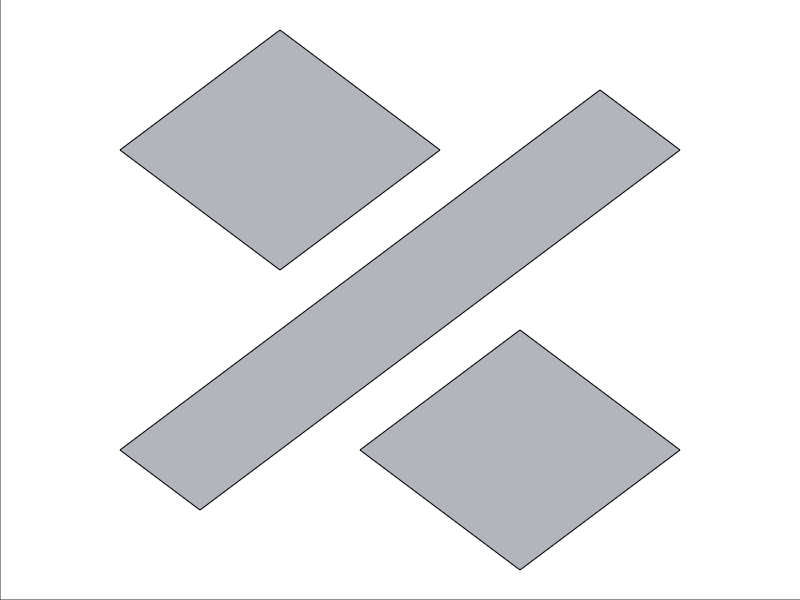

Recreate this plot in MATLAB. (Note: this script raises an error after producing the figure.)
%close level selection interface
close all

%establish wall positions
%          x1   y1    x2     y2
walls = [  1.5  2.5   2.5   1.5; ...
           1.5  2.5   7.5   8.5; ...
           7.5  8.5   8.5   7.5; ...
           8.5  7.5   2.5   1.5; ...
           3.5  5.5   5.5   7.5; ...
           5.5  7.5   3.5   9.5; ...
           3.5  9.5   1.5   7.5; ...
           1.5  7.5   3.5   5.5; ...
           6.5  0.5   8.5   2.5; ...
           8.5  2.5   6.5   4.5; ...
           6.5  4.5   4.5   2.5; ...
           4.5  2.5   6.5   0.5];
           
%define initial velocity, timestep, and coefficient of restitution
coefficient_of_restitution = 1;
timestep = 0.1;
v0 = 1.0;

%set the axis field to 10 x 10
fig = figure('Color', 'white');
axis ([0 10 0 10]);
set(fig, 'Position', [440 378 500 500])
set(gca,'position',[0 0 1 1],'units','normalized')

%turn off the tick labels
set(gca, 'XTick', [])
set(gca, 'YTick', [])

%define grey color
grey = [179, 182, 188] ./ 256;

%plot the walls (indices 1 and 3 are x positions, indices 2 and 4 are y
%positions)
w1 = line(walls(1:4,[1 3])',walls(1:4,[2 4])', 'Color', grey);
w2 = line(walls(5:8,[1 3])',walls(5:8,[2 4])', 'Color', grey);
w3 = line(walls(9:12,[1 3])',walls(9:12,[2 4])', 'Color', grey);
%patch the inside of the walls to give appearance of solid shape
shape1 = patch([1.5 2.5 8.5 7.5 1.5], [2.5 1.5 7.5 8.5 2.5], grey);
shape2 = patch([1.5 3.5 5.5 3.5 1.5], [7.5 5.5 7.5 9.5 7.5], grey);
shape3 = patch([4.5 6.5 8.5 6.5 4.5], [2.5 0.5 2.5 4.5 2.5], grey);

%select position and launch angle of ball
[x0, y0, launchX, launchY, b_init, arrow] = userSelect([1.5 2.5 8.5 7.5 1.5...
    NaN 1.5 3.5 5.5 3.5 1.5 NaN 4.5 6.5 8.5 6.5 4.5], [2.5 1.5 7.5 8.5 2.5 NaN...
    7.5 5.5 7.5 9.5 7.5 NaN 2.5 0.5 2.5 4.5 2.5]);

%use keyboard commands to reselect current position/angle or to launch ball
%force entry into loops
key = 0;
while key~=1
    waitforbuttonpress
    key=get(fig,'CurrentCharacter');
    if key == 'r'
        %remove the current arrow and ball
        delete(b_init)
        delete(arrow)
        %reset position and angle of ball
        [x0, y0, launchX, launchY, b_init, arrow] = userSelect([1.5 2.5 8.5 7.5 1.5...
    NaN 1.5 3.5 5.5 3.5 1.5 NaN 4.5 6.5 8.5 6.5 4.5], [2.5 1.5 7.5 8.5 2.5 NaN...
    7.5 5.5 7.5 9.5 7.5 NaN 2.5 0.5 2.5 4.5 2.5]);
        %break out of the loop
        key = 0;
    elseif key == 32
        %remove the arrow from the plot
        delete(arrow)
        
        %determine components of velocity 
        [vx, vy] = calculateVelocity(v0, x0, y0, launchX, launchY);
        
        %plot initial ball image
        [ballState, oldBallState, trail] = initialPlot(x0, y0, vx, vy);
        
        %while the ball is within the bounds of the screen
        while ballState(1) < 10 && ballState(1) > 0 && ballState(2) < 10 ...
                && ballState(2) > 0
            
            %update the plot and the ball states
            [ballState, oldBallState, wallCollide] = updatePlot(ballState, oldBallState,...
            b_init, trail, timestep, walls, coefficient_of_restitution);
            
            %if the ball collides with the shape (meaning the velocity has
            %changed)
            if ballState(end, 3) ~= oldBallState(end-1, 3) || ballState(end, 4)...
                    ~= oldBallState(end-1, 4)
                %if the ball collided with the first shape
                if (wallCollide(2) == 2.5 || wallCollide(2) == 7.5...
                        || wallCollide(2) == 8.5) && (wallCollide(1) == 1.5 ...
                        || wallCollide(1) == 7.5 || wallCollide(1) == 8.5)...
                        && (wallCollide(4) == 1.5 || wallCollide(4) == 7.5...
                        || wallCollide(4) == 8.5)
                %make the first shape and corresponding walls disappear
                    delete(w1)
                    delete(shape1)
                    walls(1:4, :) = NaN(4,4);
                elseif (wallCollide(2) == 5.5 || wallCollide(2) == 9.5 ...
                        || wallCollide(2) == 7.5)...
                        && (wallCollide(1) == 1.5 || wallCollide(1) == 5.5 ...
                        || wallCollide(1) == 3.5) && (wallCollide(4) == 5.5...
                        || wallCollide(4) == 7.5 || wallCollide(4) == 9.5)
                %make the second shape and corresponding walls disappear
                    delete(w2)
                    delete(shape2)
                    walls(5:8, :) = NaN(4,4);
                elseif (wallCollide(2) == 4.5 || wallCollide(2) == 2.5 ...
                        || wallCollide(2) == 0.5)...
                        && (wallCollide(1) == 6.5 || wallCollide(1) == 8.5 ...
                        || wallCollide(1) == 4.5) && ...
                        (wallCollide(4) == 4.5 || wallCollide(4) == 2.5 ...
                        || wallCollide(4) == 0.5)
                    %make the second shape and corresponding walls disappear
                    delete(w3)
                    delete(shape3)
                    walls(9:12, :) = NaN(4,4);
                end
            end
            %pause to produce animation
            pause (0.01);
        end
        %break out of the loop
        key = 1;
    else
        key = 0;
    end
end

%check if level has been won
%if so, display winner screen
WinnerScreen([shape1, shape2, shape3], ballState(1), ballState(2),...
    'Level9.m')